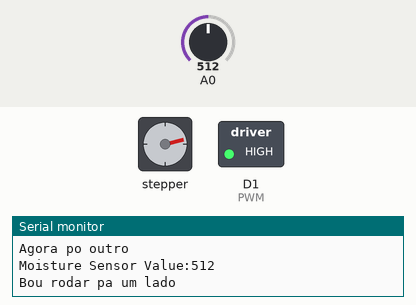
Bench run of a sketch on a simulated ESP8266 (NodeMCU). Parts: stepper motor, switched loads named in the sketch (green lamp = pin HIGH), the last lines printed to the serial monitor. The test bench sets the inputs (shaded band); at power-on: A0 = 512. Stepper angles assume 700 steps per turn.

Above: at 8.8 s.
8.9 s: A0 set to 317
At 15.8 s:
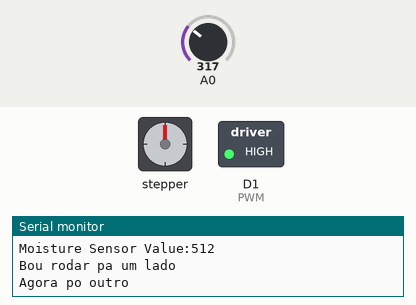
22.6 s: A0 set to 287
At 22.88 s:
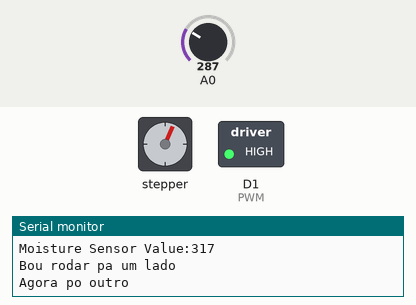
At 25.3 s:
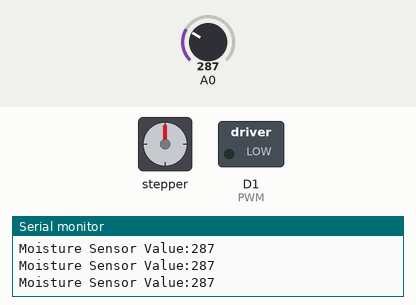
Timing chart, 0 to 26.8 s (numbered marks = the images above; inputs shaded):
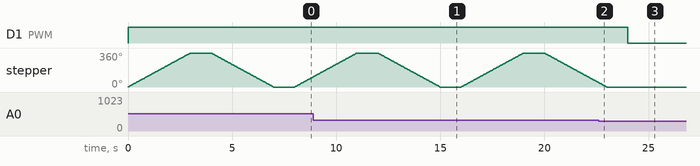

Measured:
- the behaviour switches between 300 and 299 on A0 (found by bisection; images 1 and 2)
- after the input at 22.6 s, D1 (PWM): HIGH → LOW after 1.4 s; stepper: goes on until 23.0 s, then stays 0°

The sketch:

final.ino
```cpp
#include <Stepper.h>

// Define number of steps per revolution
#define STEPS 700
#define PWM D1
// Define pins for the motor coils
const int motorPin1 = D5;
const int motorPin2 = D6;
const int motorPin3 = D7;
const int motorPin4 = D8;

Stepper myStepper(STEPS, motorPin1, motorPin3, motorPin2, motorPin4);
                         //variavel do sensor de temperatura e humidade

void setup() {
  Serial.begin(9600);
  pinMode(PWM,OUTPUT);
  digitalWrite(PWM,LOW);
  myStepper.setSpeed(20); //1 rpm
}

// the loop function runs over and over again forever
void loop() {
  int hum=400;
  Serial.print("Moisture Sensor Value:");
  hum=analogRead(A0);
  Serial.println(hum);
  if (hum>=300)
  {
    Serial.println("Bou rodar pa um lado");
    digitalWrite(PWM,HIGH);
    myStepper.step(STEPS); // do 2510 steps -- corresponds to 1/4 revolution in one minute
    delay(1000); //wait for one second
    Serial.println("Agora po outro");
    myStepper.step(-STEPS);
    delay(1000);// Wait for two seconds (to demonstrate the active low LED)
  }else
  {
    digitalWrite(PWM,LOW);
  }

}
```
